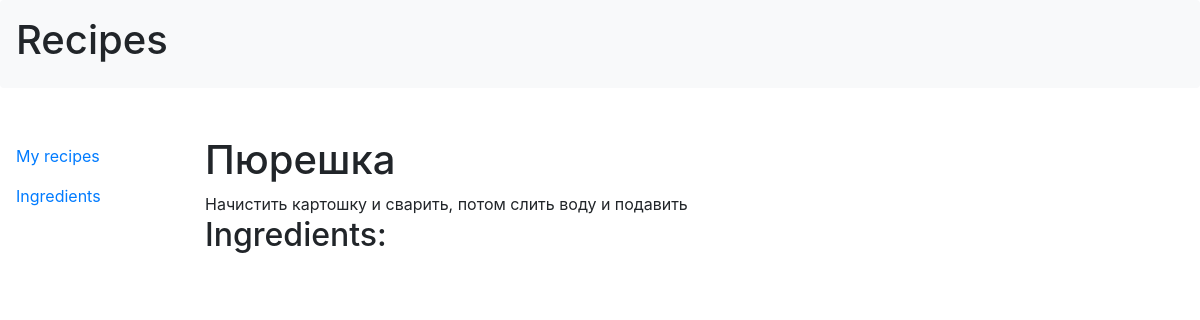
The page /view.php?id=5 on the database its author committed.
### tables this page shows
CREATE TABLE `recipes` (
  `id` int(11) NOT NULL AUTO_INCREMENT,
  `name` varchar(50) NOT NULL DEFAULT 'recipes',
  `description` varchar(50) NOT NULL DEFAULT 'Mmmm...',
  `recipes` varchar(100) NOT NULL DEFAULT 'recipes text',
  PRIMARY KEY (`id`)
);

### Connection.php (called while the page is built, shortened)
<?php
class Connection
{
    protected static $instance;
    protected $pdo;
    protected function __construct()
    {
        $dsn = 'mysql:dbname=book;host=localhost;charset=utf8';
        $login = 'root';
        $password = '';
        $this->pdo = new PDO($dsn, $login, $password);
    }
    public static function getInstance()
    {
        if (!self::$instance) {
            self::$instance = new Connection();
        }
        return self::$instance;
    }
    public function query($sql, $param = array())
    {
        $statement = $this->pdo->prepare($sql);
        $statement->execute((array)$param);
        return $statement->fetchAll(PDO::FETCH_ASSOC);
    }
    public function getItem($table, $id)
    {
        return $result = $this->query("SELECT * FROM `$table` WHERE id='$id'");
    }
}

### view.php (the view, shortened to what this page needs)
<?php
require_once('Connection.php');
$itemId = $_GET['id'];
$connection = Connection::getInstance();
$table = 'recipes';
$query = $connection->getItem($table, $itemId);
$result = $query['0'];
?>
<!DOCTYPE html>
<html>
<head>
    <link rel="stylesheet" href="https://stackpath.bootstrapcdn.com/bootstrap/4.3.1/css/bootstrap.min.css"
>
</head>
<body>
<div class="container-left shadow-none p-3 mb-5 bg-light rounded">
    <div class="row">
        <div class="col">
            <h1>Recipes</h1>
        </div>
    </div>
</div>
<div class="container-left">
    <div class="row">
        <div class="col-2">
            <ul class="nav nav-pills flex-column">
                <li class="nav-item">
                    <a class="nav-link" href="index.php">My recipes</a>
                </li>
                <li class="nav-item">
                    <a class="nav-link" href="ingredients.php">Ingredients</a>
                </li>
            </ul>
        </div>
        <div class="col-10 row">
            <div class="container">
                <h1><?= $result['name']; ?></h1>
                <div><?= $result['recipes']; ?></div>
            </div>
            <div class="container">
                <h2>Ingredients:</h2>
            </div>
        </div>
        </div>
    </div>
</body>
</html>

### rows shown on the page
recipes: name "Пюрешка", recipes "Начистить картошку и сварить, потом слить воду и подавить"
